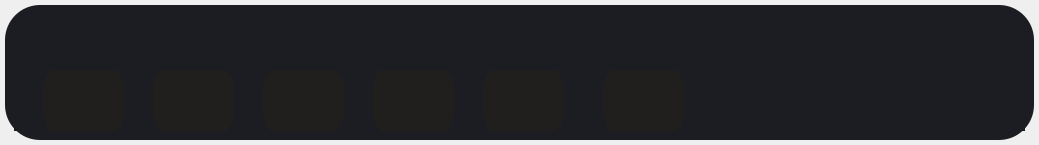
<?xml version="1.0" encoding="UTF-8"?>
<ui version="4.0">
 <class>Form</class>
 <widget class="QWidget" name="Form">
  <property name="enabled">
   <bool>true</bool>
  </property>
  <property name="geometry">
   <rect>
    <x>0</x>
    <y>0</y>
    <width>1039</width>
    <height>145</height>
   </rect>
  </property>
  <property name="windowTitle">
   <string>Form</string>
  </property>
  <property name="styleSheet">
   <string notr="true">fonr-size: 100px;</string>
  </property>
  <layout class="QHBoxLayout" name="horizontalLayout_2">
   <property name="spacing">
    <number>5</number>
   </property>
   <property name="leftMargin">
    <number>5</number>
   </property>
   <property name="topMargin">
    <number>5</number>
   </property>
   <property name="rightMargin">
    <number>5</number>
   </property>
   <property name="bottomMargin">
    <number>5</number>
   </property>
   <item>
    <widget class="QGroupBox" name="groupBox">
     <property name="styleSheet">
      <string notr="true">background-color: rgb(27, 29, 35);
border-radius: 35px;</string>
     </property>
     <property name="title">
      <string/>
     </property>
     <layout class="QVBoxLayout" name="verticalLayout_2">
      <item>
       <widget class="QFrame" name="frame">
        <property name="minimumSize">
         <size>
          <width>0</width>
          <height>30</height>
         </size>
        </property>
        <property name="maximumSize">
         <size>
          <width>16777215</width>
          <height>50</height>
         </size>
        </property>
        <property name="styleSheet">
         <string notr="true">border-radius: 20px</string>
        </property>
        <property name="frameShape">
         <enum>QFrame::StyledPanel</enum>
        </property>
        <property name="frameShadow">
         <enum>QFrame::Raised</enum>
        </property>
        <layout class="QHBoxLayout" name="horizontalLayout">
         <property name="spacing">
          <number>9</number>
         </property>
         <property name="leftMargin">
          <number>9</number>
         </property>
         <property name="topMargin">
          <number>9</number>
         </property>
         <property name="rightMargin">
          <number>9</number>
         </property>
         <property name="bottomMargin">
          <number>9</number>
         </property>
         <item>
          <widget class="QLabel" name="nazv_2">
           <property name="styleSheet">
            <string notr="true">Qlabel {
background-color: none;
}</string>
           </property>
           <property name="text">
            <string/>
           </property>
          </widget>
         </item>
        </layout>
       </widget>
      </item>
      <item>
       <widget class="QFrame" name="frame_2">
        <property name="frameShape">
         <enum>QFrame::StyledPanel</enum>
        </property>
        <property name="frameShadow">
         <enum>QFrame::Raised</enum>
        </property>
        <layout class="QVBoxLayout" name="verticalLayout" stretch="0">
         <property name="spacing">
          <number>0</number>
         </property>
         <property name="leftMargin">
          <number>9</number>
         </property>
         <property name="topMargin">
          <number>0</number>
         </property>
         <property name="rightMargin">
          <number>9</number>
         </property>
         <property name="bottomMargin">
          <number>0</number>
         </property>
         <item>
          <widget class="QFrame" name="frame_4">
           <property name="styleSheet">
            <string notr="true">border-radius: 30px;</string>
           </property>
           <property name="frameShape">
            <enum>QFrame::StyledPanel</enum>
           </property>
           <property name="frameShadow">
            <enum>QFrame::Raised</enum>
           </property>
           <widget class="QPushButton" name="to_fav">
            <property name="geometry">
             <rect>
              <x>130</x>
              <y>-10</y>
              <width>81</width>
              <height>81</height>
             </rect>
            </property>
            <property name="styleSheet">
             <string notr="true">QPushButton {	
	
	background-image: url(:/newPrefix/16x16/cil-heart.png);
	background-position:  center center;
    background-repeat: no-repeat;
	border: none;
	background-color: rgb(32, 31, 30);
	padding-right: 60px;
}
QPushButton:hover {
	background-color: rgb(33, 37, 43);
}
QPushButton:pressed {	
	background-color: rgb(85, 170, 255);

}</string>
            </property>
            <property name="text">
             <string/>
            </property>
           </widget>
           <widget class="QPushButton" name="to_want_to_read">
            <property name="geometry">
             <rect>
              <x>240</x>
              <y>-10</y>
              <width>81</width>
              <height>81</height>
             </rect>
            </property>
            <property name="styleSheet">
             <string notr="true">QPushButton {	
	
	background-image: url(:/newPrefix/16x16/cil-clock.png);
	background-position:  center center;
    background-repeat: no-repeat;
	border: none;
	background-color: rgb(32, 31, 30);
	padding-right: 60px;
}
QPushButton:hover {
	background-color: rgb(33, 37, 43);
}
QPushButton:pressed {	
	background-color: rgb(85, 170, 255);

}</string>
            </property>
            <property name="text">
             <string/>
            </property>
           </widget>
           <widget class="QLabel" name="nazv">
            <property name="geometry">
             <rect>
              <x>0</x>
              <y>-50</y>
              <width>1021</width>
              <height>50</height>
             </rect>
            </property>
            <property name="styleSheet">
             <string notr="true">font-family: &quot;Times New Roman&quot;;
font-size: 20px;
color: rgb(255, 255, 255);</string>
            </property>
            <property name="text">
             <string/>
            </property>
           </widget>
           <widget class="QPushButton" name="read">
            <property name="geometry">
             <rect>
              <x>350</x>
              <y>-10</y>
              <width>81</width>
              <height>81</height>
             </rect>
            </property>
            <property name="styleSheet">
             <string notr="true">QPushButton {	
	background-image: url(:/newPrefix/16x16/cil-check-alt.png);
	background-position:  center center;
    background-repeat: no-repeat;
	border: none;
	background-color: rgb(32, 31, 30);
	padding-right: 60px;
}
QPushButton:hover {
	background-color: rgb(33, 37, 43);
}
QPushButton:pressed {	
	background-color: rgb(85, 170, 255);

}</string>
            </property>
            <property name="text">
             <string/>
            </property>
           </widget>
           <widget class="QPushButton" name="delete_2">
            <property name="geometry">
             <rect>
              <x>460</x>
              <y>-10</y>
              <width>81</width>
              <height>81</height>
             </rect>
            </property>
            <property name="styleSheet">
             <string notr="true">QPushButton {	
	background-image: url(:/newPrefix/16x16/cil-minus.png);
	background-position:  center center;
    background-repeat: no-repeat;
	border: none;
	background-color: rgb(32, 31, 30);
	padding-right: 60px;
}
QPushButton:hover {
	background-color: rgb(33, 37, 43);
}
QPushButton:pressed {	
	background-color: rgb(85, 170, 255);

}</string>
            </property>
            <property name="text">
             <string/>
            </property>
           </widget>
           <widget class="QPushButton" name="to_windowforread">
            <property name="geometry">
             <rect>
              <x>580</x>
              <y>-10</y>
              <width>81</width>
              <height>81</height>
             </rect>
            </property>
            <property name="styleSheet">
             <string notr="true">QPushButton {	
	
	background-image: url(:/newPrefix/16x16/cil-description.png);
	background-position:  center center;
    background-repeat: no-repeat;
	border: none;
	background-color: rgb(32, 31, 30);
	padding-right: 60px;
}
QPushButton:hover {
	background-color: rgb(33, 37, 43);
}
QPushButton:pressed {	
	background-color: rgb(85, 170, 255);

}</string>
            </property>
            <property name="text">
             <string/>
            </property>
           </widget>
           <widget class="QPushButton" name="to_home">
            <property name="geometry">
             <rect>
              <x>20</x>
              <y>-10</y>
              <width>81</width>
              <height>81</height>
             </rect>
            </property>
            <property name="styleSheet">
             <string notr="true">QPushButton {	
	
	background-image: url(:/newPrefix/16x16/cil-home.png);
	background-position:  center center;
    background-repeat: no-repeat;
	border: none;
	background-color: rgb(32, 31, 30);
	padding-right: 60px;
}
QPushButton:hover {
	background-color: rgb(33, 37, 43);
}
QPushButton:pressed {	
	background-color: rgb(85, 170, 255);

}</string>
            </property>
            <property name="text">
             <string/>
            </property>
           </widget>
          </widget>
         </item>
        </layout>
       </widget>
      </item>
     </layout>
    </widget>
   </item>
  </layout>
 </widget>
 <resources>
  <include location="pic.qrc"/>
 </resources>
 <connections/>
</ui>
